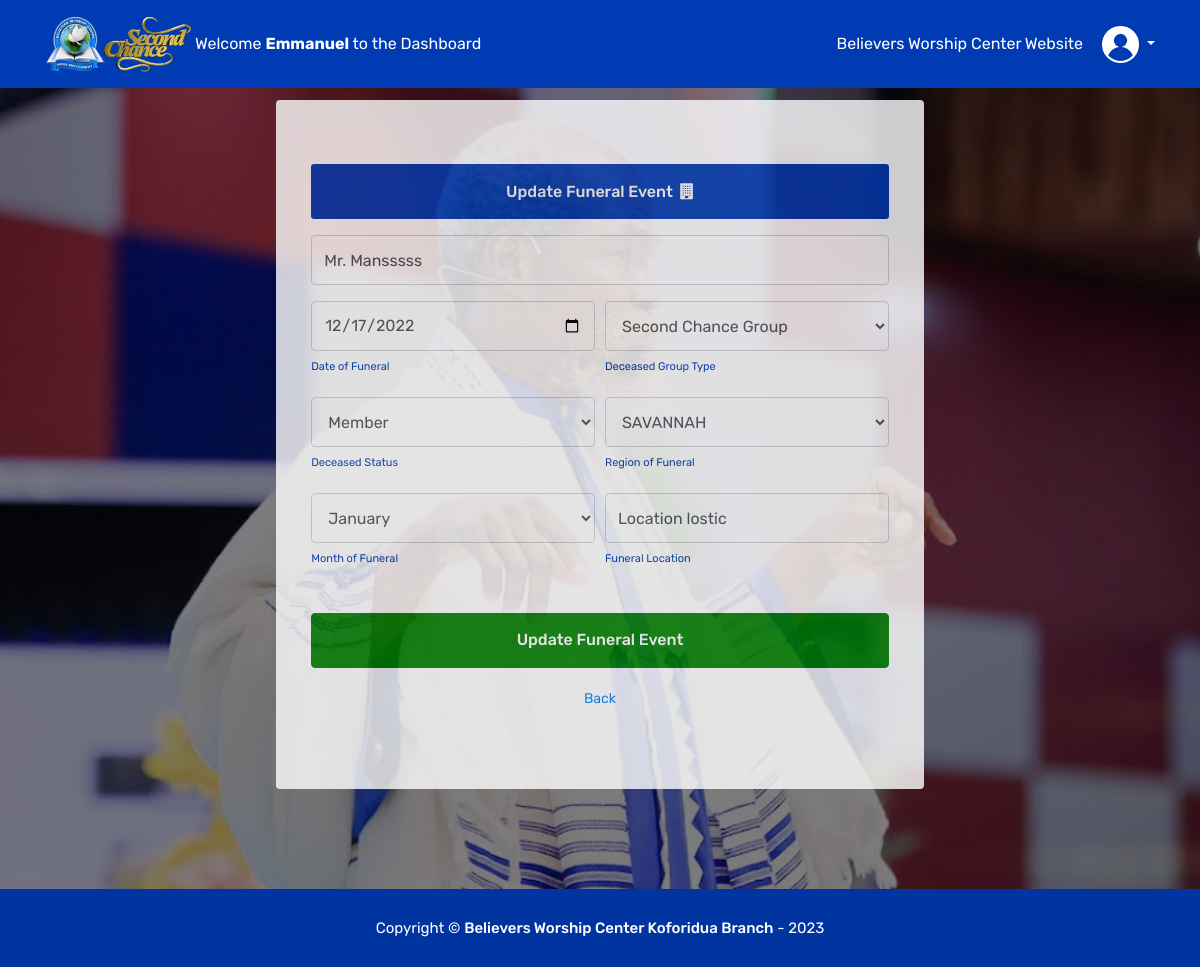
Page /users/updateFuneralEvent.php?anykey=8 (signed in) on the earlier database version.
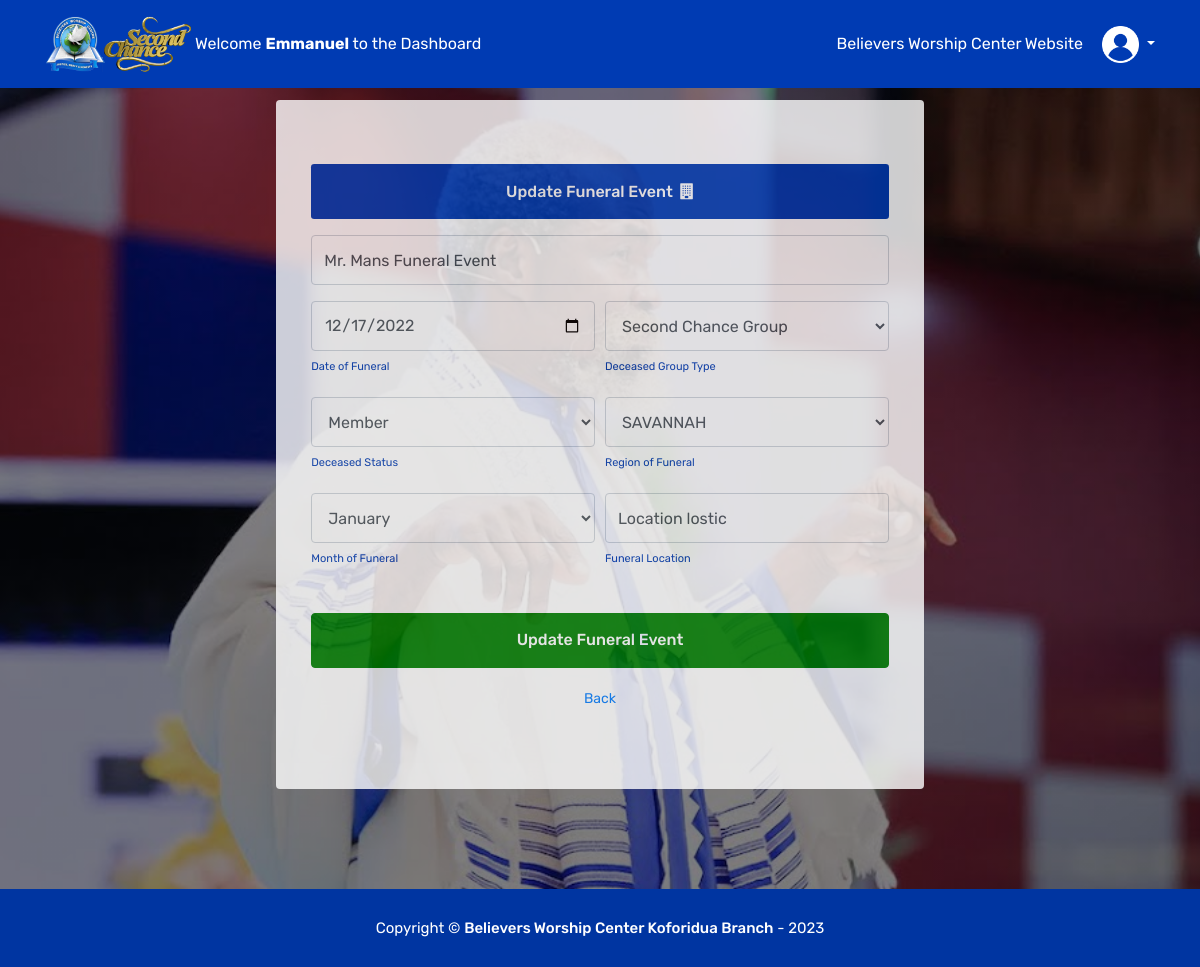
Same page on the later database version.
### tables this page shows
CREATE TABLE `funerals` (
  `funeral_id` int(10) NOT NULL,
  `funeral_name` varchar(100) NOT NULL,
  `funeral_date` date NOT NULL,
  `deceased_status` varchar(100) NOT NULL,
  `deceased_group` varchar(100) NOT NULL,
  `funeral_region` varchar(100) NOT NULL,
  `funeral_month` varchar(100) NOT NULL,
  `funeral_location` varchar(100) NOT NULL,
  `AdminID` int(10) NOT NULL,
  `AddedBy` varchar(100) NOT NULL,
  `UpdatedBy` varchar(100) DEFAULT NULL,
  `update_date` date DEFAULT NULL
);

### controllers/funeralcontroller.php (called while the page is built, shortened)
<?php
require('../classes/funeralclass.php');
function getFuneral($a){
	$funeral = new funeral_class();
	$checkfuneral = $funeral->getFuneralById($a);
	if ($checkfuneral){
		$Funeral = array();
			while ($record = $funeral->db_fetch()) {
				$Funeral[] = $record;
			}
		return $Funeral;
}
}
?>

### classes/funeralclass.php (called while the page is built, shortened)
<?php
require('../settings/db_class.php');
class funeral_class extends db_connection
{
	public function getFuneralById($id){
		$sql = "SELECT * FROM `funerals` WHERE `funeral_id`='$id'";
		return $this->db_query($sql);
	}
}
?>

### settings/db_class.php (called while the page is built, shortened)
<?php
class db_connection
{
	public $db = null;
	public $results = null;
	function db_connect(){
		$this->db = mysqli_connect(SERVERNAME,USERNAME,PASSWORD,DATABASE);
		if (mysqli_connect_errno()) {
			return false;
		}else{
			return true;
		}
	}
	function db_query($sqlQuery){
		$this->results = mysqli_query($this->db,$sqlQuery);
		if ($this->results == false) {
			return false;
		}else{
			return true;
		}
	}
	function db_fetch(){
		return mysqli_fetch_assoc($this->results);
	}
}
?>

### users/updateFuneralEvent.php (the view, shortened to what the changed rows need)
<!DOCTYPE html>
<html lang="en">
	<head>
  <link rel="stylesheet" href="../css/all.min.css" />
  <link rel="stylesheet" href="../css/bootstrap.min.css" />
  <link rel="stylesheet" href="../css/owl.carousel.min.css" />
  <link rel="stylesheet" href="../css/jquery.fancybox.min.css" />
  <link rel="stylesheet" href="../css/nice-select.css" />
  <link rel="stylesheet" href="../css/style.css" />
  <link rel="stylesheet" href="../css/font-awesome-4.7.0/css/font-awesome.min.css" />
  <link rel="stylesheet" href="../css/custom.css" />
	</head>
	<body class="home-one">
  <section class="bannerv7a">
        <?php
        require('../controllers/funeralcontroller.php');
        $id = (isset($_GET['anykey']) ? $_GET['anykey'] : '');
        $funeral = getFuneral($id);
        if($funeral){
            foreach ($funeral as $value) {
            $fname=$value['funeral_name'];
            $fdate=$value['funeral_date'];
            $dstatus=$value['deceased_status'];
            $dgroup= $value["deceased_group"];
            $fregion = $value["funeral_region"];
            $fmonth = $value["funeral_month"];
            $flocation = $value["funeral_location"];
            }
        }
        ?>
		<div class="container d-flex justify-content-center">
			<div class="card col-lg-7" style="border: none; opacity: 0.8; margin-bottom: 0;">
				<div class="card-body">
					<form action="" class="mt-lg-2" method="POST" enctype="multipart/form-data">
						<div class="form-row">
                            <div class="col-12">
                                <div class="form-group">
                                <input type="text" pattern="[A-Za-z.0-9\s-]+" title="Enter a valid funeral name"
                                class="form-control" placeholder="Funeral Name eg. The Late Mr. XYZ Funeral" required="required"
                                value="<?php echo isset($fname)? $fname: ''; ?>" id="funeralname" name="funeralname"
                                style="font-size: 16px; height: 50px;" style="width: 200px" />
                                </div>
                            </div>
                            <div class="col-6">
                                <div class="form-group">
                                    <input type="date" class="form-control"
                                    placeholder="Date of Funeral Event" required="required" id="dof" name="dof"
                                    style="font-size: 16px; height: 50px;"
                                    value="<?php echo isset($fdate)? $fdate: ''; ?>"
                                    style="width: 200px; font-size: medium"/>
                                    <span class="instruction" style="font-size: 11px;color:#003bb3;">Date of Funeral</span>
                                </div>
                            </div>
                            <div class="col-6">
                                <div class="form-group">
                                <select id="dgroup" name="dgroup" placeholder="" class="form-control"
                                    style="height: 50px;" required>
                                    <option value="Second Chance" <?php if($dgroup=="Second Chance") echo 'selected="selected"';?> >Second Chance Group</option>
                                </select>
                                <span class="instruction" style="font-size: 11px;color:#003bb3;">Deceased Group Type</span>
                                </div>
                            </div>
                            <div class="col-6">
                                <div class="form-group">
                                    <select id="fmember" name="fmember" placeholder="Deceased Status" class="form-control"
                                        style="height: 50px;" required>
                                        <option value="Member" <?php if($dstatus=='Member')  echo'selected="selected"'; ?> >Member</option>
                                    </select>
                                    <span class="instruction" style="font-size: 11px;color:#003bb3;">Deceased Status</span>
                                </div>
                            </div>
                            <div class="col-6">
                                <div class="form-group">
                                    <select id="region" name="region" placeholder="Region" class="form-control" style="height: 50px;" required >
                                        <option value="SAVANNAH" <?php if($fregion=='SAVANNAH') echo 'selected="selected"';  ?> >SAVANNAH</option>
                                    </select>
                                    <span class="instruction" style="font-size: 11px;color:#003bb3;">Region of Funeral</span>
                                </div>
                            </div>
                            <div class="col-6">
                                <div class="form-group">
                                    <select id="month" name="month" placeholder="Month(MM)" class="form-control" style="height: 50px;" required >
                                        <option value="January" <?php  if($fmonth=='January') echo 'selected="selected"'; ?> >January</option>
                                    </select>
                                    <span class="instruction" style="font-size: 11px;color:#003bb3;">Month of Funeral</span>
                                </div>
                            </div>
                            <div class="col-6">
                                <div class="form-group">
                                    <input type="text" pattern="[A-Za-z.0-9\s-]+" title="Enter a valid funeral location"
                                    class="form-control" placeholder="Funeral Location" required="required"
                                    value="<?php echo isset($flocation)? $flocation: ''; ?>" id="funeralloc" name="funeralloc"
                                    style="font-size: 16px; height: 50px;" style="width: 200px" />
                                    <span class="instruction" style="font-size: 11px;color:#003bb3;">Funeral Location</span>
                                </div>
                            </div>
						</div>
					</form>
				</div>
			</div>
		</div>
	</section>
	<link rel="stylesheet" href="https://cdnjs.cloudflare.com/ajax/libs/intl-tel-input/16.0.8/css/intlTelInput.css" />
</body>
</html>

Differences in the rows shown:
changed funerals "Second Chance Group": funeralname "Mr. Mansssss" → "Mr. Mans Funeral Event"
